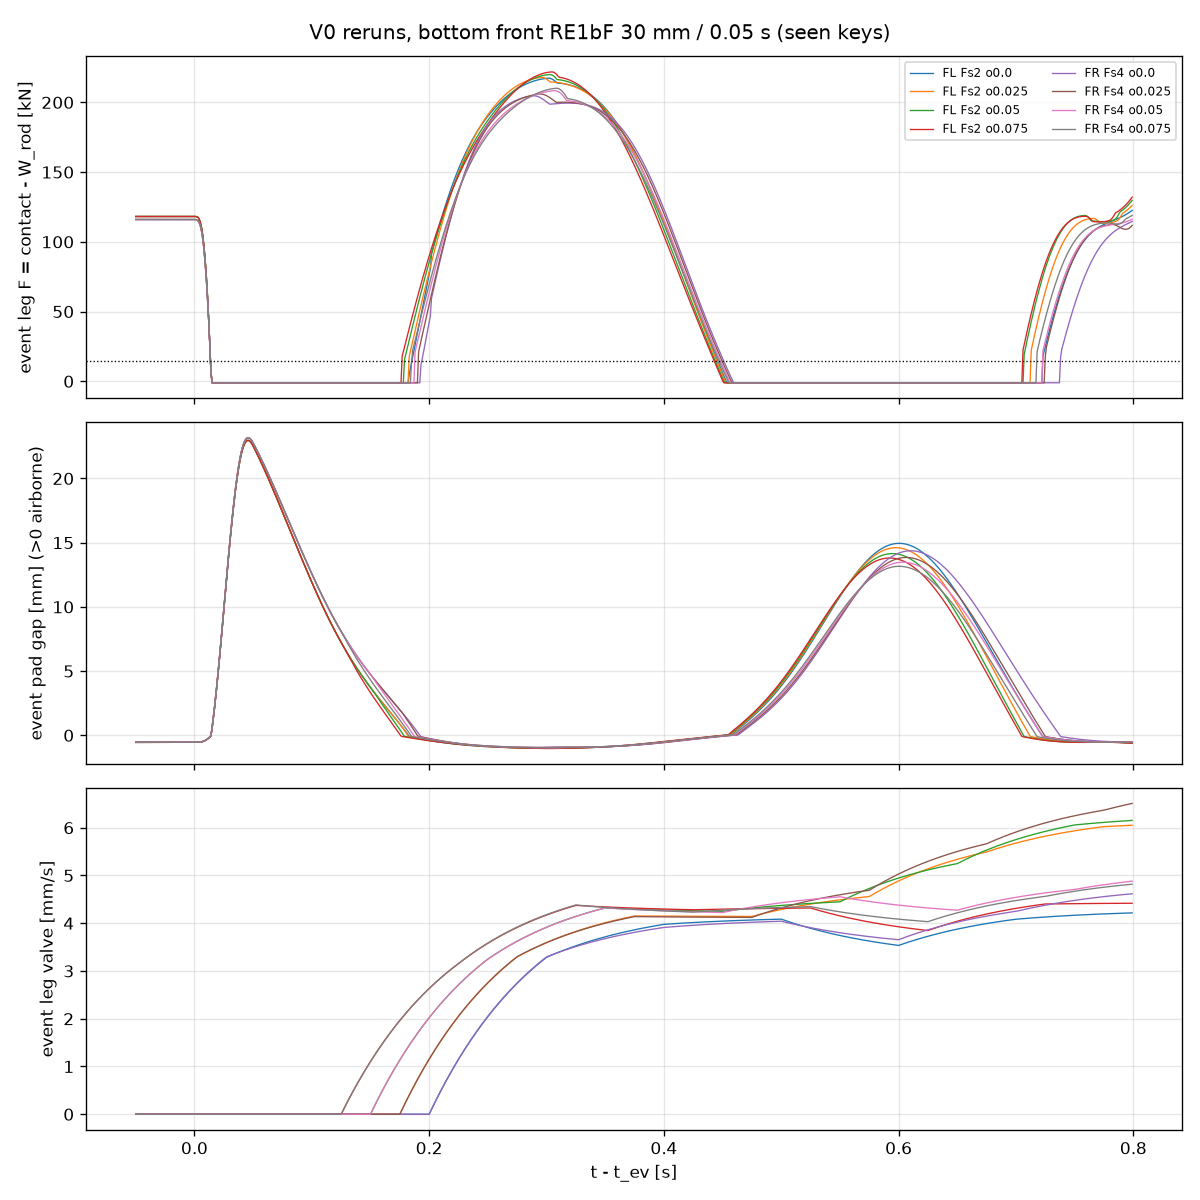

Generate this figure with Python:
"""G' window shift, part 2: 1 ms traces of the stored instrumented reruns (seen keys only, RE1bF
30 mm / 0.05 s, bottom front, ready; dynamics_u832_o00/rerun_raw) -> event-leg airborne
trajectory, re-contact, contact pulse and its end.

rows columns (r51_reapp_closed_loop.control_period): t, contact(4), F = contact - W_rod (4),
valve(4), pad gap(4) (= floor-plane distance gax - x, > 0 airborne), attitude roll/pitch (deg).
Times are relative to the event start t_ev. F_exit = F_min + 5 kN = 14.4146 kN (true F column).
Output: g02_traces.csv (one row per run), g02_traces.npz (event-leg t, F, gap, valve 0..0.8 s per run),
g02_traces.png.
Usage: python -I -B g02_traces.py <rerun_dir> <out_folder>
"""
import csv
import json
import sys
from pathlib import Path

import matplotlib
import numpy as np

matplotlib.use("Agg")
import matplotlib.pyplot as plt  # noqa: E402

LEGS = ("FL", "FR", "RL", "RR")
DIAG = {0: 3, 3: 0, 1: 2, 2: 1}
F_EXIT = 9414.6 + 5000.0
rerun, out = Path(sys.argv[1]), Path(sys.argv[2])
logs = rerun / "logs"
res, store = [], {}
fig, ax = plt.subplots(3, 1, figsize=(10, 10), sharex=True)
for p in sorted(logs.glob("R12_bottom-F*-RE1bF-ready_*_rows.npz")):
    stem = p.name[:-len("_rows.npz")]
    parts = stem.split("_")[1].split("-")
    setting = stem.split("_")[-1]
    leg_name, fs, off = parts[1], float(parts[2][2:]), float(parts[3][1:])
    leg = LEGS.index(leg_name)
    dg = DIAG[leg]
    z = np.load(p)
    rows, t_ev = z["rows"], float(z["t_ev"])
    t = rows[:, 0] - t_ev
    c, F, valve, gap = rows[:, 1:5], rows[:, 5:9], rows[:, 9:13], rows[:, 13:17]
    w = (t > -0.05) & (t < 0.8)
    tt, Fe, ge, ve, ce = t[w], F[w, leg], gap[w, leg], valve[w, leg], c[w, leg]
    Fd, gd = F[w, dg], gap[w, dg]
    air = ce <= 0.0
    i_lift = int(np.flatnonzero((tt >= 0) & air)[0])
    i_back = int(np.flatnonzero((tt > tt[i_lift]) & ~air)[0])          # first re-contact (contact > 0)
    i_rel = int(np.flatnonzero((tt > tt[i_back]) & (Fe >= F_EXIT))[0])  # reload to exit level
    i_relift = int(np.flatnonzero((tt > tt[i_rel]) & air)[0])
    m = (tt > tt[i_rel]) & (tt < tt[i_relift]) & (Fe >= F_EXIT)
    i_hold = int(np.flatnonzero(m)[-1])
    i_pk = i_back + int(np.argmax(Fe[i_back:i_relift]))
    # impact velocity: gap slope over the last 5 ms before contact (gap closing, m/s)
    k0 = max(i_back - 6, 0)
    v_imp = float((ge[k0] - ge[i_back - 1]) / (tt[i_back - 1] - tt[k0]))
    # valve (event leg extension command) at re-contact
    d_air = np.flatnonzero((tt > 0) & (gd > 0))
    first_d = (float(tt[d_air[0]]), None)
    dl = np.flatnonzero((tt > first_d[0]) & (gd <= 0))
    first_d = (first_d[0], float(tt[dl[0]]) if dl.size else None)
    F0 = float(np.mean(Fe[(tt < 0) & (tt > -0.02)]))
    rec = {"run": stem, "setting": setting, "leg": leg_name, "fs_kN": fs, "offset_s": off,
           "F0_kN": round(F0 / 1e3, 2),
           "t_lift_s": round(float(tt[i_lift]), 4), "t_contact_s": round(float(tt[i_back]), 4),
           "t_reload_exit_s": round(float(tt[i_rel]), 4), "t_hold_end_s": round(float(tt[i_hold]), 4),
           "t_relift_s": round(float(tt[i_relift]), 4), "t_peak_s": round(float(tt[i_pk]), 4),
           "F_peak_kN": round(float(Fe[i_pk]) / 1e3, 2), "v_impact_m_s": round(v_imp, 4),
           "gap_max_mm": round(float(ge[i_lift:i_back].max()) * 1e3, 2),
           "t_gap_max_s": round(float(tt[i_lift + int(np.argmax(ge[i_lift:i_back]))]), 4),
           "valve_at_contact_mm_s": round(float(ve[i_back]) * 1e3, 3),
           "contact_s": round(float(tt[i_relift] - tt[i_back]), 4),
           "diag_first_lift": first_d}
    res.append(rec)
    store[stem] = np.vstack([tt, Fe, ge, ve, Fd, gd])
    if setting == "V0":
        ax[0].plot(tt, Fe / 1e3, lw=0.8, label=f"{leg_name} Fs{fs:g} o{off}")
        ax[1].plot(tt, ge * 1e3, lw=0.8)
        ax[2].plot(tt, ve * 1e3, lw=0.8)
ax[0].axhline(F_EXIT / 1e3, color="k", ls=":", lw=0.8)
ax[0].set_ylabel("event leg F = contact - W_rod [kN]")
ax[1].set_ylabel("event pad gap [mm] (>0 airborne)")
ax[2].set_ylabel("event leg valve [mm/s]")
ax[2].set_xlabel("t - t_ev [s]")
ax[0].legend(fontsize=7, ncol=2)
for a in ax:
    a.grid(alpha=0.3)
fig.suptitle("V0 reruns, bottom front RE1bF 30 mm / 0.05 s (seen keys)")
fig.tight_layout()
fig.savefig(out / "g02_traces.png", dpi=120)
with (out / "g02_traces.csv").open("w", newline="", encoding="utf-8") as f:
    wr = csv.DictWriter(f, fieldnames=list(res[0]))
    wr.writeheader()
    for r in res:
        r = dict(r)
        r["diag_first_lift"] = json.dumps(r["diag_first_lift"])
        wr.writerow(r)
np.savez_compressed(out / "g02_traces.npz", **store)
for r in res:
    print(json.dumps(r))
print(json.dumps({"status": "ok", "runs": len(res)}))
